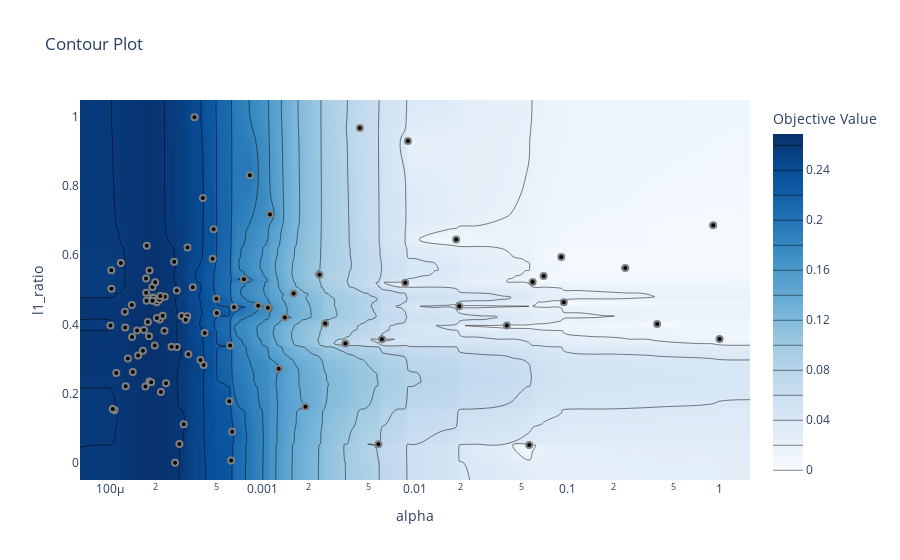

Notebook code cell kept with this figure:
### Code cell
fig = optuna.visualization.plot_contour(study, params=["alpha", "l1_ratio"])
show(fig)
